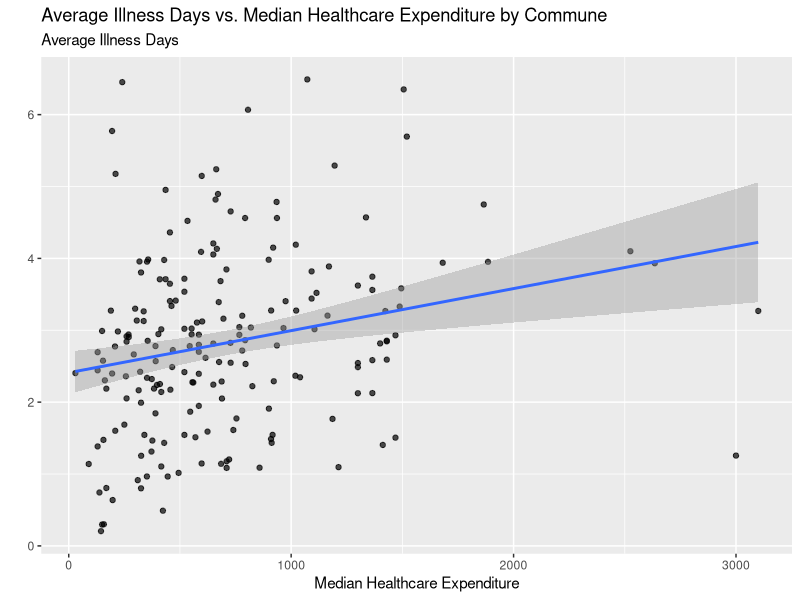
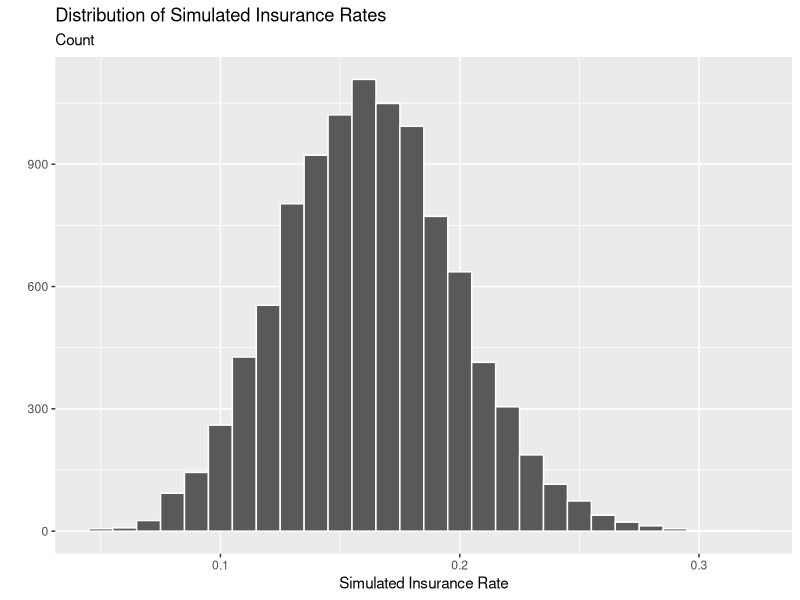
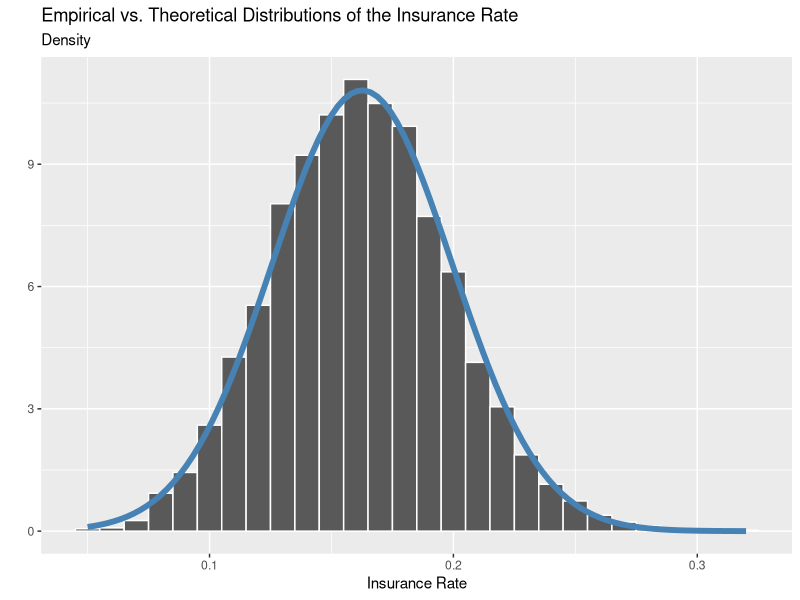

The R script that drew these images, in order:
## ---- chunk 1
# load libraries

library(tidyverse)
library(knitr)
library(kableExtra)

## ---- chunk 2
# load data

household_data <- read_csv(file = "vietnam_hh.csv")
indiv_data <- read_csv(file = "vietnam_ind.csv")

## ---- chunk 3
# solution for question 2a

clean_indiv_data <- indiv_data |> 
  select(commune, age, educ, illness, injury, illdays, 
         insurance, lnhhexp, respondent_male = sex) |> 
  mutate(household_exp = exp(lnhhexp),
         across(.cols = c(commune, respondent_male,
                          injury),
                .fns = as.factor))
## ---- chunk 4
# solution for question 2b

clean_household_data <- household_data |> 
  select(commune, hhsize, lnhhexp, lnexp12m) |> 
  mutate(household_exp = exp(lnhhexp),
         healthcare_exp = exp(lnexp12m),
         commune = as.factor(commune))

## ---- chunk 5
# solution for question 3

clean_indiv_data |> 
  group_by(commune) |> 
  summarise(mean_illdays = mean(illdays)) |> 
  arrange(desc(mean_illdays)) |> 
  slice_head(n = 10) |> 
  kable()
## ---- chunk 6
# solution for question 4

commune_spending <- function(df, commune_var, spending_var){
  
  spending_summary <- df |>
    group_by({{commune_var}}) |>
    summarise(median_spending = median({{spending_var}}, na.rm = T))
  
  lowest <- spending_summary |>
    slice_min(median_spending, n = 1)

  highest <- spending_summary |>
    slice_max(median_spending, n = 1)
  
  list(lowest = lowest, highest = highest)
}
## ---- chunk 7

results <- commune_spending(df = clean_household_data,
                            commune_var = commune,
                            spending_var = healthcare_exp)

results$highest
results$lowest
## ---- chunk 8
# solution for question 5a

commune_illdays <- clean_indiv_data |> 
  group_by(commune) |> 
  summarise(mean_illdays = mean(illdays, na.rm = T))

commune_healthcare <- clean_household_data |> 
  group_by(commune) |> 
  summarise(med_healthcare_exp = median(healthcare_exp, na.rm = T))

commune_illdays |> 
  left_join(commune_healthcare, by = "commune") |> 
  ggplot(aes(x = med_healthcare_exp,
             y = mean_illdays)) +
  geom_point(alpha = 0.7) +
  geom_smooth(method = "lm") +
  labs(
    title = "Average Illness Days vs. Median Healthcare Expenditure by Commune",
    subtitle = "Average Illness Days",
    x = "Median Healthcare Expenditure",
    y = ""
  ) 
## ---- chunk 9
# solution for question 6

clean_household_data |>
  filter(commune %in% 1:10) |>
  group_by(commune) |>
  summarise(mean_household_dat = mean(household_exp, na.rm = T),
            mean_healthcare_dat = mean(healthcare_exp, na.rm = T)) |>
  kable(col.names = c("Commune Number", 
                      "Mean Household Expenses", 
                      "Mean Healthcare Expenses"),
        caption = "Mean household and healthcare spending 
        for communes 1-10.",
        digits = 2, format.args = list(big.mark = ","))|>
  kable_styling(full_width = F,
                bootstrap_options = "striped") |> 
  add_header_above(c(" " = 1, "Commune Expenditures" = 2), bold = TRUE) |> 
  row_spec(row = 0, bold = T, align = "c")

## ---- chunk 10
# solution for question 7a

prop_ins <- clean_indiv_data |> 
  summarise(obs_insurance_rate = mean(insurance, na.rm = TRUE)) |> 
  pull()
## ---- chunk 11
# solution for question 7b

simulate_insurance_sample <- function(sample_size){
   if(!is.numeric(sample_size) |
     length(sample_size) != 1 |
     sample_size <= 0){
     stop("Please provide one positive numeric value for sample_size.")}

  simulated_insurance <- rbinom(n = 1, size = sample_size, p = prop_ins)
  
  return(simulated_insurance/sample_size)
}
## ---- chunk 12
# code to check function works

set.seed(134)
simulate_insurance_sample(100)
## ---- chunk 13
# solution for question 8

set.seed(435)

insurance_sim_results <- map_dbl(.x =  1:10000,
                   .f = ~ simulate_insurance_sample(100))
## ---- chunk 14
# solution for question 9

insurance_sim_results |>
  enframe(value = "insurance_rate") |> 
  ggplot(mapping = aes(x = insurance_rate)) +
  geom_histogram(binwidth = 0.01, color = "white") +
  labs(
    title = "Distribution of Simulated Insurance Rates",
    subtitle = "Count",
    x = "Simulated Insurance Rate",
    y = ""
  )
## ---- chunk 15
# solution for question 10

std_ins <- sqrt(((prop_ins)*(1 - prop_ins))/100)
## ---- chunk 16
# solution for question 10 graph

insurance_sim_results |>
  enframe(value = "insurance_rate") |> 
  ggplot(mapping = aes(x = insurance_rate)) +
  geom_histogram(aes(y = after_stat(density)),
                 binwidth = 0.01, color = "white") +
  stat_function(fun = ~ dnorm(.x, mean = prop_ins, sd = std_ins),
                color = "steelblue", lwd = 2) +
  labs(title = "Empirical vs. Theoretical Distributions of the Insurance Rate",
       subtitle = "Density",
       x = "Insurance Rate",
       y = ""
)
